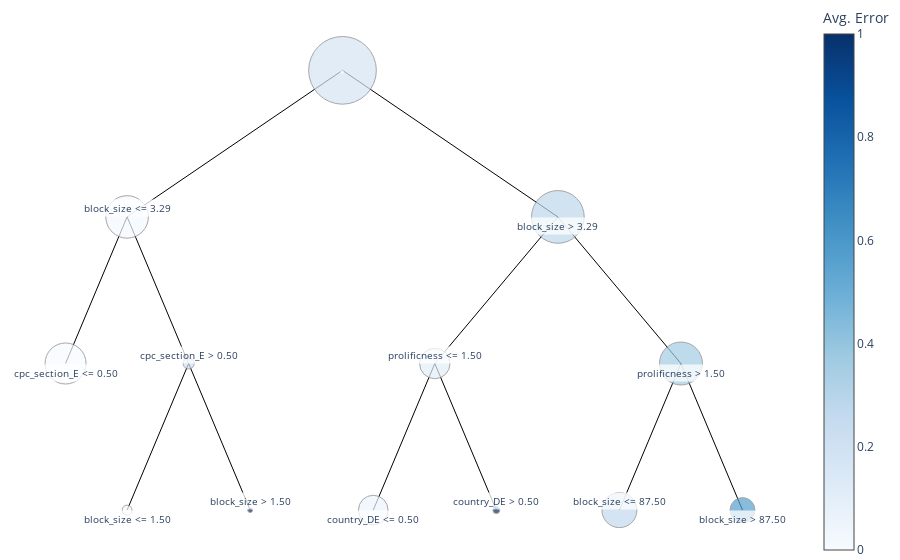

Notebook cell for this chart:
### Markdown cell above
Afterwards, the function below fits and displays a decision tree modeling the chosen error metric as a function of provided features, with node size corresponding to the (weighted) number of samples in each node.

### Code cell
from er_evaluation.plots import make_dt_regressor_plot

make_dt_regressor_plot(
                y,
                weights,
                features_df,
                numerical_features,
                categorical_features,
                max_depth=3,
                type="tree")

### Figure 1 — Plotly figure (JSON) as saved in the notebook; plotly's stock layout.template omitted (floating-point values rounded to 4 significant figures)
{"data": [{"hoverinfo": "none", "line": {"color": "black", "width": 1}, "mode": "lines", "type": "scatter", "x": [0, -1.75, null, -1.75, -2.25, null, -1.75, -1.25, null, -1.25, -1.75, null, -1.25, -0.75, null, 0, 1.75, null, 1.75, 0.75, null, 0.75, 0.25, null, 0.75, 1.25, null, 1.75, 2.75, null, 2.75, 2.25, null, 2.75, 3.25, null], "y": [0, 1, null, 1, 2, null, 1, 2, null, 2, 3, null, 2, 3, null, 0, 1, null, 1, 2, null, 2, 3, null, 2, 3, null, 1, 2, null, 2, 3, null, 2, 3, null]}, {"hoverinfo": "text", "marker": {"color": [0.1712, 0.01351, 0, 0.2, 0, 1, 0.2738, 0.1053, 0.05556, 1, 0.3583, 0.2553, 0.5613], "colorbar": {"title": {"text": "Avg. Error"}}, "colorscale": [[0, "rgb(247,251,255)"], [0.125, "rgb(222,235,247)"], [0.25, "rgb(198,219,239)"], [0.375, "rgb(158,202,225)"], [0.5, "rgb(107,174,214)"], [0.625, "rgb(66,146,198)"], [0.75, "rgb(33,113,181)"], [0.875, "rgb(8,81,156)"], [1, "rgb(8,48,107)"]], "line": {"color": "grey", "width": 1}, "showscale": true, "size": [67.72, 42.51, 41.05, 11.05, 9.883, 4.942, 52.72, 30.46, 29.65, 6.989, 43.02, 35.04, 24.96]}, "mode": "markers", "text": ["Avg. Error: 0.17<br>Size: 401.0000000000003", "Avg. Error: 0.01<br>Size: 158.01047428265144", "Avg. Error: 0.00<br>Size: 147.33409088517502", "Avg. Error: 0.20<br>Size: 10.676383397476442", "Avg. Error: 0.00<br>Size: 8.541106717981155", "Avg. Error: 1.00<br>Size: 2.1352766794952887", "Avg. Error: 0.27<br>Size: 242.9895257173487", "Avg. Error: 0.11<br>Size: 81.14051382082097", "Avg. Error: 0.06<br>Size: 76.86996046183039", "Avg. Error: 1.00<br>Size: 4.270553358990577", "Avg. Error: 0.36<br>Size: 161.84901189652774", "Avg. Error: 0.26<br>Size: 107.37863809848498", "Avg. Error: 0.56<br>Size: 54.47037379804275"], "textfont": {"size": 10}, "type": "scatter", "x": [0, -1.75, -2.25, -1.25, -1.75, -0.75, 1.75, 0.75, 0.25, 1.25, 2.75, 2.25, 3.25], "y": [0, 1, 2, 2, 3, 3, 1, 2, 3, 3, 2, 3, 3]}], "layout": {"annotations": [{"bgcolor": "rgba(255, 255, 255, 0.75)", "borderpad": 1, "font": {"size": 10}, "showarrow": false, "text": "", "x": 0, "xanchor": "center", "xref": "x", "y": 0, "yanchor": "top", "yref": "y"}, {"bgcolor": "rgba(255, 255, 255, 0.75)", "borderpad": 1, "font": {"size": 10}, "showarrow": false, "text": "block_size <= 3.29", "x": -1.75, "xanchor": "center", "xref": "x", "y": 1, "yanchor": "bottom", "yref": "y"}, {"bgcolor": "rgba(255, 255, 255, 0.75)", "borderpad": 1, "font": {"size": 10}, "showarrow": false, "text": "cpc_section_E <= 0.50", "x": -2.25, "xanchor": "center", "xref": "x", "y": 2, "yanchor": "top", "yref": "y"}, {"bgcolor": "rgba(255, 255, 255, 0.75)", "borderpad": 1, "font": {"size": 10}, "showarrow": false, "text": "cpc_section_E > 0.50", "x": -1.25, "xanchor": "center", "xref": "x", "y": 2, "yanchor": "bottom", "yref": "y"}, {"bgcolor": "rgba(255, 255, 255, 0.75)", "borderpad": 1, "font": {"size": 10}, "showarrow": false, "text": "block_size <= 1.50", "x": -1.75, "xanchor": "center", "xref": "x", "y": 3, "yanchor": "top", "yref": "y"}, {"bgcolor": "rgba(255, 255, 255, 0.75)", "borderpad": 1, "font": {"size": 10}, "showarrow": false, "text": "block_size > 1.50", "x": -0.75, "xanchor": "center", "xref": "x", "y": 3, "yanchor": "bottom", "yref": "y"}, {"bgcolor": "rgba(255, 255, 255, 0.75)", "borderpad": 1, "font": {"size": 10}, "showarrow": false, "text": "block_size > 3.29", "x": 1.75, "xanchor": "center", "xref": "x", "y": 1, "yanchor": "top", "yref": "y"}, {"bgcolor": "rgba(255, 255, 255, 0.75)", "borderpad": 1, "font": {"size": 10}, "showarrow": false, "text": "prolificness <= 1.50", "x": 0.75, "xanchor": "center", "xref": "x", "y": 2, "yanchor": "bottom", "yref": "y"}, {"bgcolor": "rgba(255, 255, 255, 0.75)", "borderpad": 1, "font": {"size": 10}, "showarrow": false, "text": "country_DE <= 0.50", "x": 0.25, "xanchor": "center", "xref": "x", "y": 3, "yanchor": "top", "yref": "y"}, {"bgcolor": "rgba(255, 255, 255, 0.75)", "borderpad": 1, "font": {"size": 10}, "showarrow": false, "text": "country_DE > 0.50", "x": 1.25, "xanchor": "center", "xref": "x", "y": 3, "yanchor": "bottom", "yref": "y"}, {"bgcolor": "rgba(255, 255, 255, 0.75)", "borderpad": 1, "font": {"size": 10}, "showarrow": false, "text": "prolificness > 1.50", "x": 2.75, "xanchor": "center", "xref": "x", "y": 2, "yanchor": "top", "yref": "y"}, {"bgcolor": "rgba(255, 255, 255, 0.75)", "borderpad": 1, "font": {"size": 10}, "showarrow": false, "text": "block_size <= 87.50", "x": 2.25, "xanchor": "center", "xref": "x", "y": 3, "yanchor": "bottom", "yref": "y"}, {"bgcolor": "rgba(255, 255, 255, 0.75)", "borderpad": 1, "font": {"size": 10}, "showarrow": false, "text": "block_size > 87.50", "x": 3.25, "xanchor": "center", "xref": "x", "y": 3, "yanchor": "top", "yref": "y"}], "margin": {"b": 0, "l": 0, "r": 0, "t": 0}, "plot_bgcolor": "white", "showlegend": false, "xaxis": {"showgrid": false, "showticklabels": false, "zeroline": false}, "yaxis": {"autorange": "reversed", "showgrid": false, "showticklabels": false, "zeroline": false}}}
